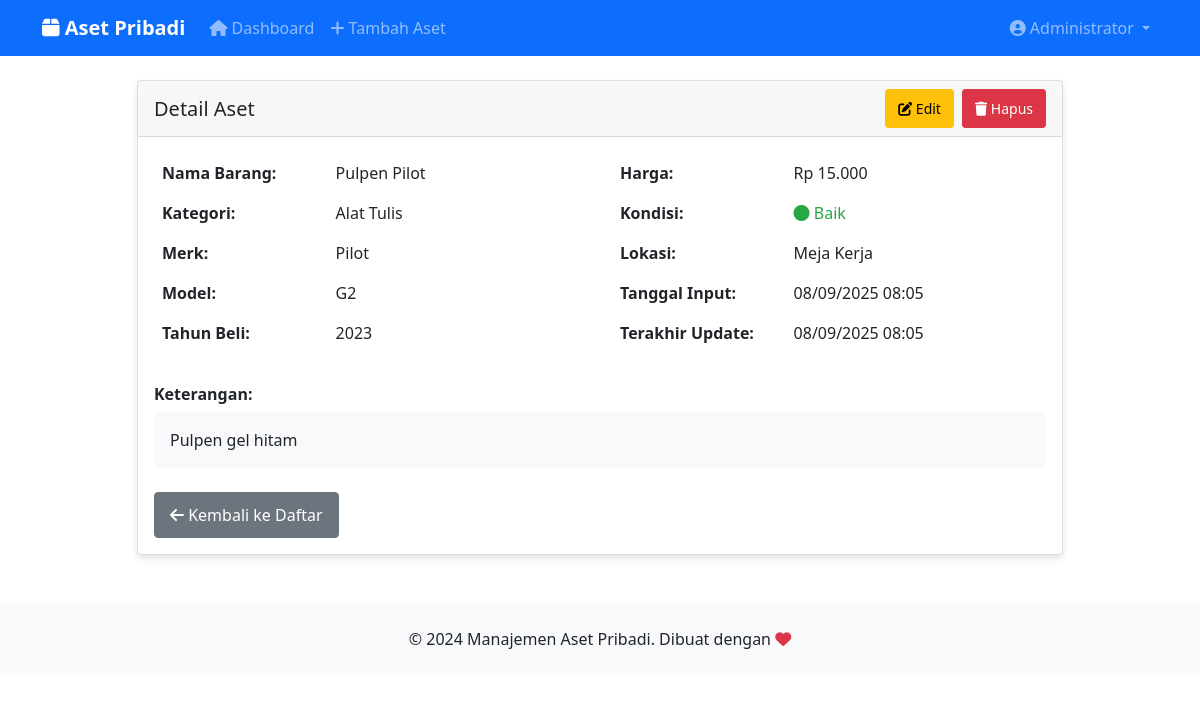
The app's page /detail.php?id=1 (signed in) with its own data.
### tables this page shows
CREATE TABLE IF NOT EXISTS users (
    id INT AUTO_INCREMENT PRIMARY KEY,
    username VARCHAR(50) UNIQUE NOT NULL,
    email VARCHAR(100) UNIQUE NOT NULL,
    password VARCHAR(255) NOT NULL,
    nama_lengkap VARCHAR(100) NOT NULL,
    created_at TIMESTAMP DEFAULT CURRENT_TIMESTAMP,
    updated_at TIMESTAMP DEFAULT CURRENT_TIMESTAMP ON UPDATE CURRENT_TIMESTAMP
);

CREATE TABLE IF NOT EXISTS aset (
    id INT AUTO_INCREMENT PRIMARY KEY,
    nama_barang VARCHAR(255) NOT NULL,
    kategori VARCHAR(100) NOT NULL,
    merk VARCHAR(100),
    model VARCHAR(100),
    tahun_beli YEAR,
    harga DECIMAL(10,2),
    kondisi ENUM('Baik', 'Rusak Ringan', 'Rusak Berat', 'Hilang') DEFAULT 'Baik',
    lokasi VARCHAR(255),
    keterangan TEXT,
    gambar VARCHAR(255),
    tanggal_input TIMESTAMP DEFAULT CURRENT_TIMESTAMP,
    tanggal_update TIMESTAMP DEFAULT CURRENT_TIMESTAMP ON UPDATE CURRENT_TIMESTAMP
);

### includes/auth_helper.php (called while the page is built, shortened)
<?php
function isLoggedIn() {
    return isset($_SESSION['user_id']);
}
function getLoggedInUser() {
    global $pdo;
    $stmt = $pdo->prepare("SELECT id, username, email, nama_lengkap FROM users WHERE id = ?");
    $stmt->execute([$_SESSION['user_id']]);
    return $stmt->fetch(PDO::FETCH_ASSOC);
}
?>

### detail.php (the view, shortened to what this page needs)
<?php
require_once 'config/database.php';
require_once 'includes/auth_helper.php';
$id = $_GET['id'];
$stmt = $pdo->prepare("SELECT * FROM aset WHERE id = ?");
$stmt->execute([$id]);
$aset = $stmt->fetch(PDO::FETCH_ASSOC);
require_once 'includes/header.php';
?>
<div class="row justify-content-center">
    <div class="col-12 col-lg-10">
        <div class="card">
            <div class="card-header">
                <div class="d-flex flex-column flex-md-row justify-content-between align-items-start align-items-md-center gap-2">
                    <h5 class="mb-0">Detail Aset</h5>
                    <div class="d-flex gap-2">
                        <a href="edit.php?id=<?= $id ?>" class="btn btn-warning btn-sm">
                            <i class="fas fa-edit"></i> Edit
                        </a>
                        <button onclick="confirmDelete(<?= $aset['id'] ?>, '<?= htmlspecialchars($aset['nama_barang']) ?>')"
                                class="btn btn-danger btn-sm">
                            <i class="fas fa-trash"></i> Hapus
                        </button>
                    </div>
                </div>
            </div>
            <div class="card-body">
                <div class="row">
                    <?php if ($aset['gambar']): ?>
                    <div class="col-md-4 mb-4 d-none d-md-block">
                        <div class="text-center">
                            <h6><strong>Gambar:</strong></h6>
                            <?= tampilkanGambar($aset['gambar'], $aset['nama_barang'], 'img-fluid rounded shadow-sm') ?>
                        </div>
                    </div>
                    <div class="col-md-8">
                    <?php else: ?>
                    <div class="col-md-12">
                    <?php endif; ?>
                        <div class="d-none d-md-block">
                            <div class="row">
                                <div class="col-md-6">
                                    <table class="table table-borderless">
                                        <tr>
                                            <td width="40%"><strong>Nama Barang:</strong></td>
                                            <td><?= htmlspecialchars($aset['nama_barang']) ?></td>
                                        </tr>
                                        <tr>
                                            <td><strong>Kategori:</strong></td>
                                            <td><?= htmlspecialchars($aset['kategori']) ?></td>
                                        </tr>
                                        <tr>
                                            <td><strong>Merk:</strong></td>
                                            <td><?= htmlspecialchars($aset['merk']) ?: '-' ?></td>
                                        </tr>
                                        <tr>
                                            <td><strong>Model:</strong></td>
                                            <td><?= htmlspecialchars($aset['model']) ?: '-' ?></td>
                                        </tr>
                                        <tr>
                                            <td><strong>Tahun Beli:</strong></td>
                                            <td><?= $aset['tahun_beli'] ?: '-' ?></td>
                                        </tr>
                                    </table>
                                </div>
                                <div class="col-md-6">
                                    <table class="table table-borderless">
                                        <tr>
                                            <td width="40%"><strong>Harga:</strong></td>
                                            <td>
                                                <?php if ($aset['harga']): ?>
                                                    Rp <?= number_format($aset['harga'], 0, ',', '.') ?>
                                                <?php else: ?>
                                                    -
                                                <?php endif; ?>
                                            </td>
                                        </tr>
                                        <tr>
                                            <td><strong>Kondisi:</strong></td>
                                            <td>
                                                <span class="status-<?= strtolower(str_replace(' ', '-', $aset['kondisi'])) ?>">
                                                    <i class="fas fa-circle"></i> <?= $aset['kondisi'] ?>
                                                </span>
                                            </td>
                                        </tr>
                                        <tr>
                                            <td><strong>Lokasi:</strong></td>
                                            <td><?= htmlspecialchars($aset['lokasi']) ?: '-' ?></td>
                                        </tr>
                                        <tr>
                                            <td><strong>Tanggal Input:</strong></td>
                                            <td><?= date('d/m/Y H:i', strtotime($aset['tanggal_input'])) ?></td>
                                        </tr>
                                        <tr>
                                            <td><strong>Terakhir Update:</strong></td>
                                            <td><?= date('d/m/Y H:i', strtotime($aset['tanggal_update'])) ?></td>
                                        </tr>
                                    </table>
                                </div>
                            </div>
                        </div>
                    </div>
                </div>
                <?php if ($aset['keterangan']): ?>
                <div class="row mt-3">
                    <div class="col-12">
                        <h6><strong>Keterangan:</strong></h6>
                        <div class="p-3 bg-light rounded">
                            <?= nl2br(htmlspecialchars($aset['keterangan'])) ?>
                        </div>
                    </div>
                </div>
                <?php endif; ?>
                <div class="mt-4">
                    <a href="index.php" class="btn btn-secondary">
                        <i class="fas fa-arrow-left"></i> Kembali ke Daftar
                    </a>
                </div>
            </div>
        </div>
    </div>
</div>
<?php require_once 'includes/footer.php'; ?>

### includes/header.php (shortened to what this page needs)
<!DOCTYPE html>
<html lang="id">
<head>
    <link href="https://cdn.jsdelivr.net/npm/bootstrap@5.1.3/dist/css/bootstrap.min.css" rel="stylesheet">
    <link href="https://cdnjs.cloudflare.com/ajax/libs/font-awesome/6.0.0/css/all.min.css" rel="stylesheet">
</head>
<body>
    <nav class="navbar navbar-expand-lg navbar-dark bg-primary">
        <div class="container">
            <a class="navbar-brand" href="index.php">
                <i class="fas fa-box"></i> Aset Pribadi
            </a>
            <div class="collapse navbar-collapse" id="navbarNav">
                <div class="navbar-nav me-auto">
                    <a class="nav-link" href="index.php">
                        <i class="fas fa-home"></i> Dashboard
                    </a>
                    <a class="nav-link d-none d-md-block" href="tambah.php">
                        <i class="fas fa-plus"></i> Tambah Aset
                    </a>
                </div>
                <div class="navbar-nav">
                    <?php
                    $user = getLoggedInUser();
                    if ($user):
                    ?>
                    <div class="nav-item dropdown">
                        <a class="nav-link dropdown-toggle" href="#" id="navbarDropdown" role="button" data-bs-toggle="dropdown">
                            <i class="fas fa-user-circle"></i> <?= htmlspecialchars($user['nama_lengkap']) ?>
                        </a>
                    </div>
                    <?php endif; ?>
                </div>
            </div>
        </div>
    </nav>
    <div class="container mt-4">

### includes/header.php (style rules this page uses)
.navbar-brand { font-weight: bold; }
.card { box-shadow: 0 4px 6px rgba(0, 0, 0, 0.1); }
.status-baik { color: #28a745; }
.btn { min-height: 44px; padding: 10px 15px; }
.btn-sm { min-height: 38px; padding: 8px 12px; }
html { scroll-behavior: smooth; }

### records on screen
users: nama_lengkap "Administrator"
aset: nama_barang "Pulpen Pilot", kategori "Alat Tulis", merk "Pilot", model "G2", tahun_beli "2023", harga "15.000", kondisi "Baik", lokasi "Meja Kerja", tanggal_input "08/09/2025 08:05", tanggal_update "08/09/2025 08:05", keterangan "Pulpen gel hitam"
